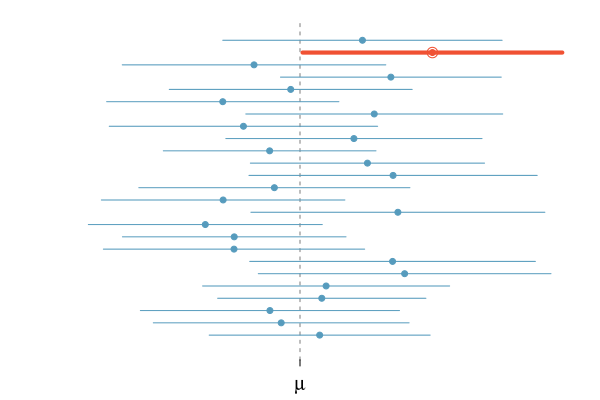

The R source for this figure:
library(Hmisc)
brfss <- sasxport.get("~/Dropbox/THESIS/R scripts/brfss/CDBRFS00.XPT")
data(COL)

#create df of only columns we like
brfss.data<-cbind(brfss$x.state,brfss$age,brfss$weight,brfss$wtdesire,brfss$height,brfss$htf, brfss$hti,brfss$sex)
colnames(brfss.data)<-c("x.state","age","weight", "wtdesire", "height", "htf", "hti", "sex")
brfss.data<-as.data.frame(brfss.data)

#eliminate missing data 
brfss.df<-brfss.data[brfss.data$weight != 777 & brfss.data$weight != 999 & brfss.data$wtdesire != 777
                     & brfss.data$wtdesire != 999 & brfss.data$height!= 777 & brfss.data$height != 999 
                     & brfss.data$htf != 7 & brfss.data$htf != 9 & brfss.data$hti != 77 & brfss.data$hti != 99,]
brfss.df<-brfss.df[complete.cases(brfss.df),]

#calculate bmi
height.total<- brfss.df$htf * 12 + brfss.df$hti
weight.dif<-brfss.df$weight-brfss.df$wtdesire
bmi<-(brfss.df$weight * 703)/ (height.total^2)
brfss.df<-cbind(brfss.df,height.total,weight.dif,bmi)

# sample 40k from brfss data to use as our sample
set.seed(102)
sample.vec<-sample(1:nrow(brfss.df),size = 40000,replace = FALSE)
brfss.sample<-brfss.df[sample.vec,]

######################################################
library(openintro)
data(COL)
setwd('~/OI_Biostat/oi_biostat_source/ch_inference_foundations_oi_biostat/figures/95PercentConfidenceInterval')

myPDF('95PercentConfidenceInterval.pdf', 6, 4,
      mar = c(2, 1, 1, 1),
      mgp = c(2.7, 0.9, 0))
m <- mean(brfss.df$bmi)
s <- sd(brfss.df$bmi)
n <- 100
k <- 25
SE <- s/sqrt(n)

set.seed(105)
means <- c()
SE    <- c()
for(i in 1:k){
  temp <- sample(nrow(brfss.df), n)
  d    <- brfss.df$bmi[temp]
  means[i] <- mean(d, na.rm = TRUE)
  SE[i]    <- sd(d)/sqrt(n)
}
xR <- m + 4 * c(-1, 1) * s / sqrt(n)
yR <- c(0, 41 * k / 40)
plot(xR, yR,
     type = 'n',
     xlab = 'BMI',
     ylab = '',
     axes = FALSE)
abline(v = m, lty = 2, col = COL[6])
axis(1, at = m, expression(mu*''),
     cex.axis = 1.15)
for(i in 1:k){
  ci <- means[i] + 2 * c(-1, 1) * SE[i]
  if(abs(means[i] - m) > 1.96 * SE[i]){
    col <- COL[4]
    points(means[i], i, cex = 1.4, col = col)
    lines(ci, rep(i, 2), col = col, lwd = 4)
  } else {
    col <- COL[1]
  }
  points(means[i], i, pch = 20, cex = 1.2, col = col)
  lines(ci, rep(i, 2), col = col)
}
dev.off()
